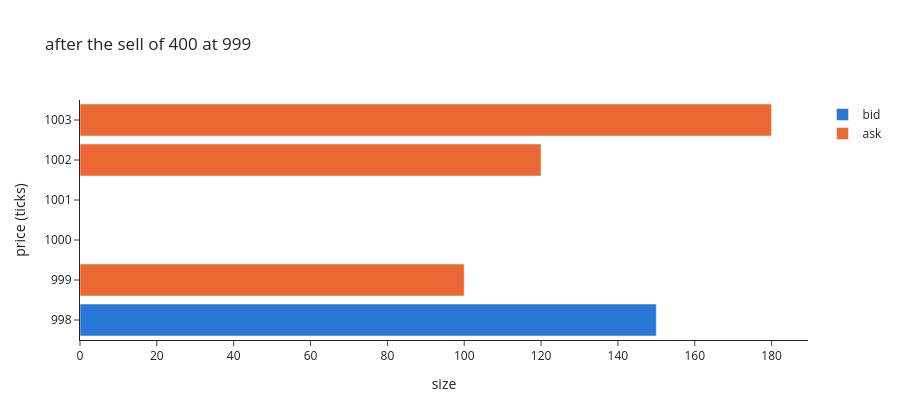

Notebook source saved alongside this figure:
### Markdown cell above
The bid side lost two whole levels, so the best bid moved from 1000 down to 998.  The 100
shares that could not be filled came to rest at 999 — on the **ask** side, a tick below the
old best bid, on a level this order had just cleared.  Every ask price therefore shifted:
1002 was the best ask and is now three ticks away from it.

Each fill printed at the **resting** order's price, never at the 999 the incoming order named.

### Code cell
book_figure(book, depth=6, title="after the sell of 400 at 999")

### Figure 1 — Plotly figure (JSON) as saved in the notebook; plotly's stock layout.template omitted (floating-point values rounded to 4 significant figures)
{"data": [{"customdata": [150], "hovertemplate": "%{y} &times; %{x}<br>cumulative %{customdata}<extra>bid</extra>", "marker": {"color": "#2a78d6"}, "name": "bid", "orientation": "h", "type": "bar", "x": [150], "y": [998]}, {"customdata": [100, 220, 400], "hovertemplate": "%{y} &times; %{x}<br>cumulative %{customdata}<extra>ask</extra>", "marker": {"color": "#eb6834"}, "name": "ask", "orientation": "h", "type": "bar", "x": [100, 120, 180], "y": [999, 1002, 1003]}], "layout": {"barmode": "overlay", "height": 420, "title": {"text": "after the sell of 400 at 999"}, "xaxis": {"title": {"text": "size"}}, "yaxis": {"title": {"text": "price (ticks)"}}}}
